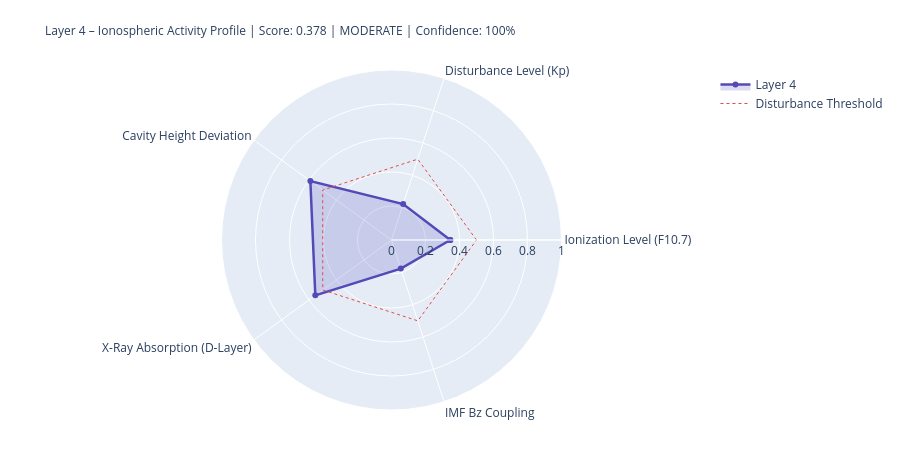

Notebook source saved alongside this figure:
### Markdown cell above
---
## 4. State Assessment & Handoff to Layer 5

### Code cell
# ============================================================
# LAYER-4-SCORE
# ============================================================

COMPONENTS = {
    'Ionization Level (F10.7)':    {'score': ioniz,       'source': 'primary' if f107_now else 'from_layer0', 'dynamic': True},
    'Disturbance Level (Kp)':          {'score': disturb,     'source': 'primary' if kp_now   else 'from_layer0', 'dynamic': True},
    'Cavity Height Deviation':    {'score': h_dev,       'source': 'derived',                                'dynamic': True},
    'X-Ray Absorption (D-Layer)':{'score': xray_ioniz,  'source': 'primary' if xray_now else 'missing',     'dynamic': True},
    'IMF Bz Coupling':             {'score': bz_coupling, 'source': 'primary' if bz_now   else 'from_layer0', 'dynamic': True},
}

available    = {k: v['score'] for k, v in COMPONENTS.items() if v['score'] is not None}
unavailable  = [k for k, v in COMPONENTS.items() if v['score'] is None]
layer4_score = round(sum(available.values()) / len(available), 4) if available else None
confidence   = round(len(available) / len(COMPONENTS), 2)
level = ('unknown' if layer4_score is None
         else 'quiet'   if layer4_score < 0.3
         else 'moderate' if layer4_score < 0.6
         else 'active')
dominant_l4 = max(available, key=available.get) if available else 'none'

# Resonance delta for Schumann SR-1
sr1_ref = schumann_freq(1, 80.0)
sr1_now = schumann_freq(1, h_eff)
sr1_delta_mhz = (sr1_now - sr1_ref) * 1000

# Propagation conditions
prop_cond = ('disturbed'   if kp_val > 4
             else 'unsettled' if kp_val > 2
             else 'normal')
if xray_class in ['X', 'M']:
    prop_cond = 'Radio-Blackout moeglich'

W = 68
print('=' * W)
print('LAYER 4 – IONOSPHERE – STATE ASSESSMENT')
print('=' * W)
for name, comp in COMPONENTS.items():
    s = comp['score']
    if s is not None:
        bar = '█' * int(s * 20) + '░' * (20 - int(s * 20))
        print(f'  {name:<36} {bar}  {s:.3f}  [{comp["source"]}]')
    else:
        print(f'  {name:<36} {"─" * 20}  n/a   [missing]')
print('-' * W)
print(f'  Score:          {layer4_score:.3f}  ({len(available)}/{len(COMPONENTS)} components)')
print(f'  Confidence:     {confidence:.0%}')
print(f'  Level:          {level.upper()}')
print(f'  Dominant:       {dominant_l4}')
print(f'  Cavity height:  {h_eff:.1f} km  (Ref: 80.0 km)')
print(f'  SR-1:           {sr1_now:.3f} Hz  (Δ {sr1_delta_mhz:+.1f} mHz vs. ref)')
print(f'  Propagation:    {prop_cond}')
print(f'  X-Ray:          {xray_class}-class  ({xray_now:.2e} W/m²)' if xray_now else '  X-Ray:          n/a')
print('=' * W)

# Radar
cats   = list(available.keys())
vals_r = list(available.values())
if len(cats) >= 3:
    fig = go.Figure()
    fig.add_trace(go.Scatterpolar(
        r=vals_r + [vals_r[0]], theta=cats + [cats[0]],
        fill='toself', fillcolor='rgba(83,74,183,0.20)',
        line=dict(color='#534AB7', width=2.5), name='Layer 4'
    ))
    fig.add_trace(go.Scatterpolar(
        r=[0.5] * (len(cats)+1), theta=cats + [cats[0]],
        line=dict(color='#E24B4A', dash='dot', width=1),
        mode='lines', name='Disturbance Threshold'
    ))
    fig.update_layout(
        title=dict(
            text=f'Layer 4 – Ionospheric Activity Profile | Score: {layer4_score:.3f} | {level.upper()} | Confidence: {confidence:.0%}',
            font=dict(size=12)
        ),
        polar=dict(radialaxis=dict(visible=True, range=[0, 1])),
        height=450, showlegend=True,
        margin=dict(l=80, r=80, t=70, b=40)
    )
    fig.show()

### Figure 1 — Plotly figure (JSON) as saved in the notebook; plotly's stock layout.template omitted (floating-point values rounded to 4 significant figures)
{"data": [{"fill": "toself", "fillcolor": "rgba(83,74,183,0.20)", "line": {"color": "#534AB7", "width": 2.5}, "name": "Layer 4", "r": [0.346, 0.222, 0.59, 0.554, 0.177, 0.346], "theta": ["Ionization Level (F10.7)", "Disturbance Level (Kp)", "Cavity Height Deviation", "X-Ray Absorption (D-Layer)", "IMF Bz Coupling", "Ionization Level (F10.7)"], "type": "scatterpolar"}, {"line": {"color": "#E24B4A", "dash": "dot", "width": 1}, "mode": "lines", "name": "Disturbance Threshold", "r": [0.5, 0.5, 0.5, 0.5, 0.5, 0.5], "theta": ["Ionization Level (F10.7)", "Disturbance Level (Kp)", "Cavity Height Deviation", "X-Ray Absorption (D-Layer)", "IMF Bz Coupling", "Ionization Level (F10.7)"], "type": "scatterpolar"}], "layout": {"height": 450, "margin": {"b": 40, "l": 80, "r": 80, "t": 70}, "polar": {"radialaxis": {"range": [0, 1], "visible": true}}, "showlegend": true, "title": {"font": {"size": 12}, "text": "Layer 4 – Ionospheric Activity Profile | Score: 0.378 | MODERATE | Confidence: 100%"}}}
